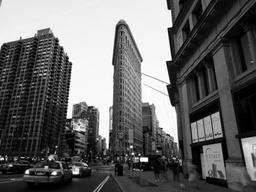
#> input picture lab6/ima.jpg, 256 x 192 px, shrunk from 630 x 472 before the run
$ jupyter execute --allow-errors lab6.ipynb
#> lines starting #> are read from the running program, lines starting #| are printed output that depends on the picture; after the words box and inside, x2 and y2 are one past the last pixel; in counts of white or black regions, pixels touching at a corner belong together
## Develop Hough Transform

[cell 1]
import numpy as np
import matplotlib.pyplot as plt
import cv2

img = cv2.imread('ima.jpg')
#> img is the input picture: shape (192, 256, 3); min 0, max 255, mean 102.6
edges = cv2.Canny(img,50,150,apertureSize = 3)
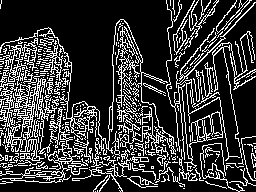
#> edges: shape (192, 256); 21.9% white in thin lines or dots

lines = cv2.HoughLines(edges,1,np.pi/180,200)
#> lines = None

#> (the rest of this cell did not finish here and is left out)

[cell 2]
import numpy as np
import cv2
import matplotlib.pyplot as plt

img = cv2.imread('ima.jpg')
shapes_blurred = cv2.GaussianBlur(img, (5, 5), 1.5)
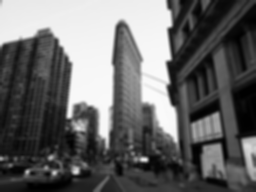
#> shapes_blurred: shape (192, 256, 3); min 0, max 250, mean 102.6
canny_edges = cv2.Canny(shapes_blurred, 100, 200)
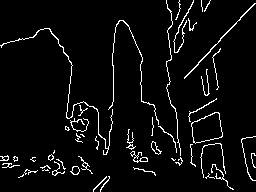
#> canny_edges: shape (192, 256); 4.9% white in thin lines or dots
cv2.imshow('hough',canny_edges)
cv2.waitKey(0)

def hough_lines_acc(img, rho_r=1, theta_r=1):
#> called with rho_r = 1, theta_r = 1
    height, width = img.shape
#> height = 192; width = 256
    img_diagonal = np.ceil(np.sqrt(height*height + width*width))
#> img_diagonal = 320
    rhos = np.arange(0, img_diagonal + 1, rho_r)
#> rhos = 321 values from 0 to 320
    thetas = np.deg2rad(np.arange(0, 180, theta_r))
    H = np.zeros((len(rhos), len(thetas)), dtype=np.uint64)
    y_, x_ = np.nonzero(img)
#> y_ = 2392 values from 0 to 191; x_ = 2392 values, max 255 at index 23, min 0 at index 451, mean 142.4

    for i in range(len(x_)):
        x = x_[i]
        y = y_[i]

        for j in range(len(thetas)): # cycle through thetas and calc rho
            rho = int((x * np.cos(thetas[j]) +
                       y * np.sin(thetas[j])))
            H[rho, j] += 1
#> this loop made 2392 passes
#> (x, y) on passes 1 to 3: (166, 0), (179, 0), (193, 0)
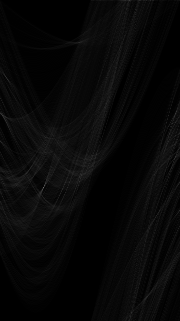
#> H: shape (321, 180) uint64; min 0, max 107, mean 7.5
    return H,rhos,thetas
def show_hough_line(img, accumulator):
    fig,ax = plt.subplots(1, 2, figsize=(10, 10))

    ax[0].imshow(img, cmap=plt.cm.gray)
    ax[0].set_title('Input image')
    ax[0].axis('image')

    ax[1].imshow(
    accumulator, cmap='jet',
    extent=[np.rad2deg(thetas[-1]), np.rad2deg(thetas[0]), rhos[-1], rhos[0]])
    ax[1].set_aspect('equal', adjustable='box')
    ax[1].set_title('Hough transform')
    ax[1].set_xlabel('Angles (degrees)')
    ax[1].set_ylabel('Distance (pixels)')
    ax[1].axis('image')

  #plt.axis('off')
    plt.savefig('building.jpg', bbox_inches='tight')
    plt.show()
H,rhos,thetas = hough_lines_acc(canny_edges)
#> rhos = 321 values from 0 to 320; thetas = 180 values from 0 to 3.12
show_hough_line(canny_edges,H)

[cell 3]
import numpy as np
import cv2
import matplotlib.pyplot as plt

img = cv2.imread('ima.jpg')
img_copy = img
shapes_blurred = cv2.GaussianBlur(img, (5, 5), 1.5)
canny_edges = cv2.Canny(shapes_blurred, 100, 200)
height, width = canny_edges.shape
#> height = 192; width = 256
img_diagonal = np.ceil(np.sqrt(height*height + width*width))
#> img_diagonal = 320
rhos = np.arange(0, img_diagonal + 1)
thetas = np.deg2rad(np.arange(0, 180))
H = np.zeros((len(rhos), len(thetas)), dtype=np.uint64)
for i in range(1,height):
    for j in range (1,width):
        if canny_edges[i,j]==255:
            for th in range(0,len(thetas)): # cycle through thetas and calc rho
                rho = int((i * np.cos(thetas[th]) + j * np.sin(thetas[th])))
                H[rho, th] += 1
for r in range(len(rhos)):
    for t in range(len(thetas)):
         if H[r,t] > 120:
            a = np.cos(thetas[t])
            b = np.sin(thetas[t])
            x0 = a*r
            y0 = b*r
            x1 = int(x0 + 1000*(-b))
            y1 = int(y0 + 1000*(a))
            x2 = int(x0 - 1000*(-b))
            y2 = int(y0 - 1000*(a))
            cv2.line(img_copy,(x1,y1),(x2,y2),(0,255,0),2)
img = cv2.imread('ima.jpg')
fig = plt.figure(figsize=(17,10))
plt.subplot(131),plt.imshow(img)
plt.title('Image'), plt.xticks([]), plt.yticks([])
plt.subplot(132),plt.imshow(canny_edges , cmap = 'gray')
plt.title('Canny filter'), plt.xticks([]), plt.yticks([])
plt.subplot(133),plt.imshow(img_copy, cmap = 'gray')
plt.title('Hough transform'), plt.xticks([]), plt.yticks([])
plt.show()

$ run again, with lab6/building.jpg copied over lab6/ima.jpg
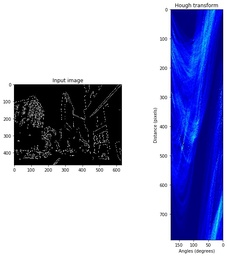
#> input picture lab6/building.jpg, 227 x 256 px, shrunk from 536 x 604 before the run
#> img is the input picture: shape (256, 227, 3); mean B, G, R 203.6, 167.3, 164.6
#> `edges = cv2.Canny(img,50,150,apertureSize = 3)`:
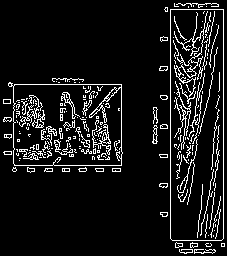
#> edges: shape (256, 227); 9.3% white in thin lines or dots
#> lines = [[223, 0], [170, 0]]
#> canny_edges: shape (256, 227); 3.1% white in thin lines or dots
#> y_ = 1812 values from 3 to 253; x_ = 1812 values, max 223 at index 110, min 3 at index 853, mean 155.1
#> the loop in hough_lines_acc, `for i in range(len(x_)):` made 1812 passes
#> (x, y) on passes 1 to 3: (175, 3), (176, 3), (177, 3)
#> `H,rhos,thetas = hough_lines_acc(canny_edges)`: rhos = 344 values from 0 to 343; thetas = 180 values from 0 to 3.12
#> after the loop `for r in range(len(rhos)):`:
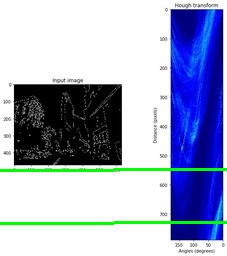
#> img_copy: shape (256, 227, 3); 2.34% of pixels changed, all inside (x1, y1, x2, y2) = (0, 168, 227, 225)
